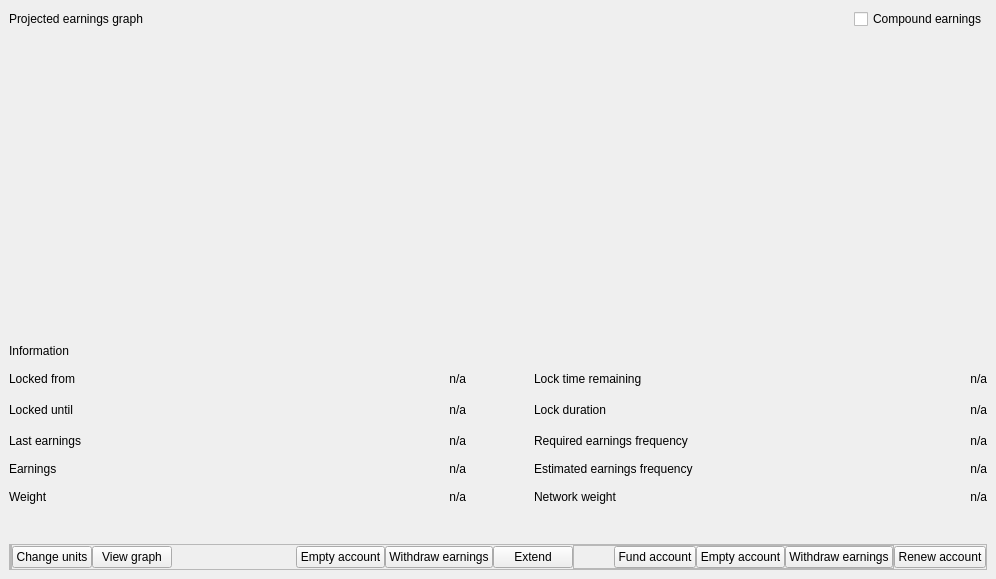
<?xml version="1.0" encoding="UTF-8"?>
<ui version="4.0">
 <class>WitnessDialog</class>
 <widget class="QFrame" name="WitnessDialog">
  <property name="geometry">
   <rect>
    <x>0</x>
    <y>0</y>
    <width>996</width>
    <height>579</height>
   </rect>
  </property>
  <property name="sizePolicy">
   <sizepolicy hsizetype="Expanding" vsizetype="Expanding">
    <horstretch>0</horstretch>
    <verstretch>0</verstretch>
   </sizepolicy>
  </property>
  <property name="toolTip">
   <string notr="true"/>
  </property>
  <layout class="QVBoxLayout" name="verticalLayout_2">
   <property name="spacing">
    <number>0</number>
   </property>
   <property name="leftMargin">
    <number>0</number>
   </property>
   <property name="topMargin">
    <number>0</number>
   </property>
   <property name="rightMargin">
    <number>0</number>
   </property>
   <property name="bottomMargin">
    <number>0</number>
   </property>
   <item>
    <widget class="QStackedWidget" name="stack">
     <widget class="QWidget" name="witnessDialog" native="true">
      <layout class="QHBoxLayout" name="horizontalLayout">
       <property name="spacing">
        <number>0</number>
       </property>
       <item>
        <layout class="QVBoxLayout" name="outerLayout">
         <property name="spacing">
          <number>0</number>
         </property>
         <item>
          <widget class="QStackedWidget" name="witnessDialogStackedWidget">
           <property name="currentIndex">
            <number>1</number>
           </property>
           <widget class="QWidget" name="emptyAccountPage">
            <layout class="QVBoxLayout" name="verticalLayout">
             <property name="spacing">
              <number>0</number>
             </property>
             <property name="leftMargin">
              <number>0</number>
             </property>
             <property name="topMargin">
              <number>0</number>
             </property>
             <property name="rightMargin">
              <number>0</number>
             </property>
             <property name="bottomMargin">
              <number>0</number>
             </property>
             <item>
              <widget class="QLabel" name="labelEmptyWitnessAccount">
               <property name="text">
                <string>To begin witnessing, select an account from which to lock funds:</string>
               </property>
               <property name="alignment">
                <set>Qt::AlignLeading|Qt::AlignLeft|Qt::AlignVCenter</set>
               </property>
               <property name="wordWrap">
                <bool>true</bool>
               </property>
               <property name="indent">
                <number>0</number>
               </property>
              </widget>
             </item>
             <item>
              <widget class="QTableView" name="fundWitnessAccountTableView">
               <property name="selectionMode">
                <enum>QAbstractItemView::SingleSelection</enum>
               </property>
               <property name="selectionBehavior">
                <enum>QAbstractItemView::SelectRows</enum>
               </property>
               <property name="showGrid">
                <bool>false</bool>
               </property>
               <attribute name="horizontalHeaderVisible">
                <bool>false</bool>
               </attribute>
               <attribute name="horizontalHeaderHighlightSections">
                <bool>false</bool>
               </attribute>
               <attribute name="verticalHeaderVisible">
                <bool>false</bool>
               </attribute>
               <attribute name="verticalHeaderHighlightSections">
                <bool>false</bool>
               </attribute>
              </widget>
             </item>
             <item>
              <spacer name="verticalSpacer">
               <property name="orientation">
                <enum>Qt::Vertical</enum>
               </property>
               <property name="sizeHint" stdset="0">
                <size>
                 <width>20</width>
                 <height>40</height>
                </size>
               </property>
              </spacer>
             </item>
            </layout>
           </widget>
           <widget class="QWidget" name="witnessStatisticsPage">
            <layout class="QVBoxLayout" name="verticalLayout_3">
             <property name="spacing">
              <number>0</number>
             </property>
             <property name="leftMargin">
              <number>0</number>
             </property>
             <property name="topMargin">
              <number>0</number>
             </property>
             <property name="rightMargin">
              <number>0</number>
             </property>
             <property name="bottomMargin">
              <number>0</number>
             </property>
             <item>
              <layout class="QGridLayout" name="gridLayout" rowstretch="1,0,0,0,0,0,0,0" columnstretch="2,0,0,2,0">
               <property name="bottomMargin">
                <number>20</number>
               </property>
               <property name="spacing">
                <number>14</number>
               </property>
               <item row="0" column="0" colspan="5">
                <layout class="QVBoxLayout" name="verticalLayout_4" stretch="0,1">
                 <property name="spacing">
                  <number>0</number>
                 </property>
                 <item>
                  <layout class="QHBoxLayout" name="horizontalLayout_5" stretch="0,1,0">
                   <property name="spacing">
                    <number>0</number>
                   </property>
                   <property name="topMargin">
                    <number>0</number>
                   </property>
                   <item>
                    <widget class="QLabel" name="witnessEarningsGraphHeader">
                     <property name="text">
                      <string>Projected earnings graph</string>
                     </property>
                     <property name="indent">
                      <number>0</number>
                     </property>
                    </widget>
                   </item>
                   <item>
                    <spacer name="horizontalSpacer_4">
                     <property name="orientation">
                      <enum>Qt::Horizontal</enum>
                     </property>
                     <property name="sizeHint" stdset="0">
                      <size>
                       <width>40</width>
                       <height>20</height>
                      </size>
                     </property>
                    </spacer>
                   </item>
                   <item>
                    <widget class="QCheckBox" name="compoundEarningsCheckBox">
                     <property name="text">
                      <string>Compound earnings</string>
                     </property>
                    </widget>
                   </item>
                  </layout>
                 </item>
                 <item>
                  <widget class="QwtPlot" name="witnessEarningsPlot" native="true"/>
                 </item>
                </layout>
               </item>
               <item row="1" column="0">
                <widget class="QLabel" name="witnessInformationHeader">
                 <property name="text">
                  <string>Information</string>
                 </property>
                 <property name="indent">
                  <number>0</number>
                 </property>
                </widget>
               </item>
               <item row="2" column="4">
                <widget class="QLabel" name="labelLockTimeRemainingValue">
                 <property name="text">
                  <string>n/a</string>
                 </property>
                 <property name="alignment">
                  <set>Qt::AlignRight|Qt::AlignTrailing|Qt::AlignVCenter</set>
                 </property>
                 <property name="indent">
                  <number>0</number>
                 </property>
                </widget>
               </item>
               <item row="2" column="3">
                <widget class="QLabel" name="labelLockTimeRemaining">
                 <property name="text">
                  <string>Lock time remaining</string>
                 </property>
                 <property name="indent">
                  <number>0</number>
                 </property>
                </widget>
               </item>
               <item row="3" column="2">
                <spacer name="horizontalSpacer_2">
                 <property name="orientation">
                  <enum>Qt::Horizontal</enum>
                 </property>
                 <property name="sizeHint" stdset="0">
                  <size>
                   <width>40</width>
                   <height>20</height>
                  </size>
                 </property>
                </spacer>
               </item>
               <item row="2" column="0">
                <widget class="QLabel" name="labelLockedFrom">
                 <property name="text">
                  <string>Locked from</string>
                 </property>
                 <property name="indent">
                  <number>0</number>
                 </property>
                </widget>
               </item>
               <item row="2" column="1">
                <widget class="QLabel" name="labelLockedFromValue">
                 <property name="text">
                  <string>n/a</string>
                 </property>
                 <property name="alignment">
                  <set>Qt::AlignRight|Qt::AlignTrailing|Qt::AlignVCenter</set>
                 </property>
                 <property name="indent">
                  <number>0</number>
                 </property>
                </widget>
               </item>
               <item row="3" column="0">
                <widget class="QLabel" name="labelLockedUntil">
                 <property name="text">
                  <string>Locked until</string>
                 </property>
                 <property name="indent">
                  <number>0</number>
                 </property>
                </widget>
               </item>
               <item row="3" column="1">
                <widget class="QLabel" name="labelLockedUntilValue">
                 <property name="text">
                  <string>n/a</string>
                 </property>
                 <property name="alignment">
                  <set>Qt::AlignRight|Qt::AlignTrailing|Qt::AlignVCenter</set>
                 </property>
                 <property name="indent">
                  <number>0</number>
                 </property>
                </widget>
               </item>
               <item row="4" column="0">
                <widget class="QLabel" name="labelLastEarningsDate">
                 <property name="text">
                  <string>Last earnings</string>
                 </property>
                 <property name="indent">
                  <number>0</number>
                 </property>
                </widget>
               </item>
               <item row="4" column="1">
                <widget class="QLabel" name="labelLastEarningsDateValue">
                 <property name="text">
                  <string>n/a</string>
                 </property>
                 <property name="alignment">
                  <set>Qt::AlignRight|Qt::AlignTrailing|Qt::AlignVCenter</set>
                 </property>
                 <property name="indent">
                  <number>0</number>
                 </property>
                </widget>
               </item>
               <item row="5" column="0">
                <widget class="QLabel" name="labelWitnessEarnings">
                 <property name="text">
                  <string>Earnings</string>
                 </property>
                 <property name="indent">
                  <number>0</number>
                 </property>
                </widget>
               </item>
               <item row="5" column="1">
                <widget class="QLabel" name="labelWitnessEarningsValue">
                 <property name="text">
                  <string>n/a</string>
                 </property>
                 <property name="alignment">
                  <set>Qt::AlignRight|Qt::AlignTrailing|Qt::AlignVCenter</set>
                 </property>
                 <property name="indent">
                  <number>0</number>
                 </property>
                </widget>
               </item>
               <item row="3" column="3">
                <widget class="QLabel" name="labelLockDuration">
                 <property name="text">
                  <string>Lock duration</string>
                 </property>
                 <property name="indent">
                  <number>0</number>
                 </property>
                </widget>
               </item>
               <item row="3" column="4">
                <widget class="QLabel" name="labelLockDurationValue">
                 <property name="text">
                  <string>n/a</string>
                 </property>
                 <property name="alignment">
                  <set>Qt::AlignRight|Qt::AlignTrailing|Qt::AlignVCenter</set>
                 </property>
                 <property name="indent">
                  <number>0</number>
                 </property>
                </widget>
               </item>
               <item row="4" column="4">
                <widget class="QLabel" name="labelExpectedEarningsDurationValue">
                 <property name="text">
                  <string>n/a</string>
                 </property>
                 <property name="alignment">
                  <set>Qt::AlignRight|Qt::AlignTrailing|Qt::AlignVCenter</set>
                 </property>
                 <property name="indent">
                  <number>0</number>
                 </property>
                </widget>
               </item>
               <item row="4" column="3">
                <widget class="QLabel" name="labelExpectedEarningsDuration">
                 <property name="text">
                  <string>Required earnings frequency</string>
                 </property>
                 <property name="indent">
                  <number>0</number>
                 </property>
                </widget>
               </item>
               <item row="6" column="0">
                <widget class="QLabel" name="labelWeight">
                 <property name="text">
                  <string>Weight</string>
                 </property>
                 <property name="indent">
                  <number>0</number>
                 </property>
                </widget>
               </item>
               <item row="7" column="1">
                <spacer name="verticalSpacer_3">
                 <property name="orientation">
                  <enum>Qt::Vertical</enum>
                 </property>
                 <property name="sizeType">
                  <enum>QSizePolicy::Fixed</enum>
                 </property>
                 <property name="sizeHint" stdset="0">
                  <size>
                   <width>20</width>
                   <height>20</height>
                  </size>
                 </property>
                </spacer>
               </item>
               <item row="6" column="1">
                <widget class="QLabel" name="labelWeightValue">
                 <property name="text">
                  <string>n/a</string>
                 </property>
                 <property name="alignment">
                  <set>Qt::AlignRight|Qt::AlignTrailing|Qt::AlignVCenter</set>
                 </property>
                 <property name="indent">
                  <number>0</number>
                 </property>
                </widget>
               </item>
               <item row="5" column="3">
                <widget class="QLabel" name="labelEstimatedEarningsDuration">
                 <property name="text">
                  <string>Estimated earnings frequency</string>
                 </property>
                 <property name="indent">
                  <number>0</number>
                 </property>
                </widget>
               </item>
               <item row="5" column="4">
                <widget class="QLabel" name="labelEstimatedEarningsDurationValue">
                 <property name="text">
                  <string>n/a</string>
                 </property>
                 <property name="alignment">
                  <set>Qt::AlignRight|Qt::AlignTrailing|Qt::AlignVCenter</set>
                 </property>
                 <property name="indent">
                  <number>0</number>
                 </property>
                </widget>
               </item>
               <item row="6" column="3">
                <widget class="QLabel" name="labelNetworkWeight">
                 <property name="text">
                  <string>Network weight</string>
                 </property>
                 <property name="indent">
                  <number>0</number>
                 </property>
                </widget>
               </item>
               <item row="6" column="4">
                <widget class="QLabel" name="labelNetworkWeightValue">
                 <property name="text">
                  <string>n/a</string>
                 </property>
                 <property name="alignment">
                  <set>Qt::AlignRight|Qt::AlignTrailing|Qt::AlignVCenter</set>
                 </property>
                 <property name="indent">
                  <number>0</number>
                 </property>
                </widget>
               </item>
               <item row="1" column="3">
                <layout class="QHBoxLayout" name="horizontalLayout_3">
                 <property name="spacing">
                  <number>0</number>
                 </property>
                </layout>
               </item>
              </layout>
             </item>
            </layout>
           </widget>
           <widget class="QWidget" name="expiredAccountPage">
            <layout class="QVBoxLayout" name="verticalLayout_5">
             <property name="spacing">
              <number>0</number>
             </property>
             <property name="leftMargin">
              <number>0</number>
             </property>
             <property name="topMargin">
              <number>0</number>
             </property>
             <property name="rightMargin">
              <number>0</number>
             </property>
             <property name="bottomMargin">
              <number>0</number>
             </property>
             <item>
              <widget class="QLabel" name="labelInactiveWitnessAccount">
               <property name="text">
                <string>Inactive witness account</string>
               </property>
               <property name="indent">
                <number>0</number>
               </property>
              </widget>
             </item>
             <item>
              <widget class="QLabel" name="labelInactiveWitnessAccountInfo">
               <property name="text">
                <string>Your witness account has been deactivated because your account has failed to witness within the expected time frame. If this happens often, please make sure you have a stable witnessing setup or contact support. To resume witnessing, select the account below from which a small reactivation fee will be charged and press the ‘Renew account’ button.</string>
               </property>
               <property name="alignment">
                <set>Qt::AlignLeading|Qt::AlignLeft|Qt::AlignVCenter</set>
               </property>
               <property name="wordWrap">
                <bool>true</bool>
               </property>
               <property name="indent">
                <number>0</number>
               </property>
              </widget>
             </item>
             <item>
              <widget class="QTableView" name="renewWitnessAccountTableView">
               <property name="selectionMode">
                <enum>QAbstractItemView::SingleSelection</enum>
               </property>
               <property name="selectionBehavior">
                <enum>QAbstractItemView::SelectRows</enum>
               </property>
               <property name="showGrid">
                <bool>false</bool>
               </property>
               <attribute name="horizontalHeaderVisible">
                <bool>false</bool>
               </attribute>
               <attribute name="horizontalHeaderDefaultSectionSize">
                <number>100</number>
               </attribute>
               <attribute name="horizontalHeaderHighlightSections">
                <bool>false</bool>
               </attribute>
               <attribute name="horizontalHeaderMinimumSectionSize">
                <number>29</number>
               </attribute>
               <attribute name="verticalHeaderVisible">
                <bool>false</bool>
               </attribute>
               <attribute name="verticalHeaderDefaultSectionSize">
                <number>30</number>
               </attribute>
               <attribute name="verticalHeaderHighlightSections">
                <bool>false</bool>
               </attribute>
               <attribute name="verticalHeaderMinimumSectionSize">
                <number>30</number>
               </attribute>
              </widget>
             </item>
             <item>
              <spacer name="verticalSpacer_5">
               <property name="orientation">
                <enum>Qt::Vertical</enum>
               </property>
               <property name="sizeHint" stdset="0">
                <size>
                 <width>20</width>
                 <height>179</height>
                </size>
               </property>
              </spacer>
             </item>
            </layout>
           </widget>
           <widget class="QWidget" name="pendingAccountPage">
            <layout class="QVBoxLayout" name="verticalLayout_6">
             <property name="spacing">
              <number>0</number>
             </property>
             <property name="leftMargin">
              <number>0</number>
             </property>
             <property name="topMargin">
              <number>0</number>
             </property>
             <property name="rightMargin">
              <number>0</number>
             </property>
             <property name="bottomMargin">
              <number>0</number>
             </property>
             <item>
              <widget class="QLabel" name="labelPendingWitnessAccount">
               <property name="text">
                <string>Waiting for confirmation</string>
               </property>
               <property name="indent">
                <number>0</number>
               </property>
              </widget>
             </item>
             <item>
              <widget class="QLabel" name="labelPendingWitnessAccountInfo">
               <property name="text">
                <string>Your witness account is waiting for a transaction to confirm with the network before it becomes active, on average this should take only a few minutes. Should this page continue to show for longer than this time period please consult the transactions tab and/or seek assistance.</string>
               </property>
               <property name="alignment">
                <set>Qt::AlignLeading|Qt::AlignLeft|Qt::AlignVCenter</set>
               </property>
               <property name="wordWrap">
                <bool>true</bool>
               </property>
               <property name="indent">
                <number>0</number>
               </property>
              </widget>
             </item>
             <item>
              <spacer name="verticalSpacer_6">
               <property name="orientation">
                <enum>Qt::Vertical</enum>
               </property>
               <property name="sizeHint" stdset="0">
                <size>
                 <width>20</width>
                 <height>451</height>
                </size>
               </property>
              </spacer>
             </item>
            </layout>
           </widget>
           <widget class="QWidget" name="usedAccountPage">
            <layout class="QVBoxLayout" name="verticalLayout_7">
             <property name="spacing">
              <number>0</number>
             </property>
             <property name="leftMargin">
              <number>0</number>
             </property>
             <property name="topMargin">
              <number>0</number>
             </property>
             <property name="rightMargin">
              <number>0</number>
             </property>
             <property name="bottomMargin">
              <number>0</number>
             </property>
             <item>
              <widget class="QLabel" name="labelUsedAccountHeader">
               <property name="text">
                <string>Account emptied</string>
               </property>
               <property name="indent">
                <number>0</number>
               </property>
              </widget>
             </item>
             <item>
              <widget class="QLabel" name="labelUsedAccountInfo">
               <property name="text">
                <string>Your witness account has finished witnessing and all funds have been emptied. Your earnings and transactions remain here for you to view however you cannot use the account any further. If you would like to witness again please create a new account with which to do so.
In future versions of Gulden it will be possible to re-use this account for further witnessing.</string>
               </property>
               <property name="alignment">
                <set>Qt::AlignLeading|Qt::AlignLeft|Qt::AlignVCenter</set>
               </property>
               <property name="wordWrap">
                <bool>true</bool>
               </property>
               <property name="indent">
                <number>0</number>
               </property>
              </widget>
             </item>
             <item>
              <spacer name="verticalSpacer_7">
               <property name="orientation">
                <enum>Qt::Vertical</enum>
               </property>
               <property name="sizeHint" stdset="0">
                <size>
                 <width>20</width>
                 <height>433</height>
                </size>
               </property>
              </spacer>
             </item>
            </layout>
           </widget>
          </widget>
         </item>
         <item>
          <widget class="QFrame" name="accountActionButtonFrame">
           <property name="frameShape">
            <enum>QFrame::StyledPanel</enum>
           </property>
           <property name="frameShadow">
            <enum>QFrame::Raised</enum>
           </property>
           <layout class="QHBoxLayout" name="horizontalLayout_2">
            <property name="spacing">
             <number>0</number>
            </property>
            <property name="leftMargin">
             <number>0</number>
            </property>
            <property name="topMargin">
             <number>0</number>
            </property>
            <property name="rightMargin">
             <number>0</number>
            </property>
            <property name="bottomMargin">
             <number>0</number>
            </property>
            <item>
             <widget class="QFrame" name="cancelButtonGroup">
              <property name="sizePolicy">
               <sizepolicy hsizetype="Maximum" vsizetype="Preferred">
                <horstretch>0</horstretch>
                <verstretch>0</verstretch>
               </sizepolicy>
              </property>
              <property name="frameShape">
               <enum>QFrame::StyledPanel</enum>
              </property>
              <property name="frameShadow">
               <enum>QFrame::Raised</enum>
              </property>
              <layout class="QHBoxLayout" name="horizontalLayout_7">
               <property name="spacing">
                <number>0</number>
               </property>
               <property name="leftMargin">
                <number>0</number>
               </property>
               <property name="topMargin">
                <number>0</number>
               </property>
               <property name="rightMargin">
                <number>0</number>
               </property>
               <property name="bottomMargin">
                <number>0</number>
               </property>
              </layout>
             </widget>
            </item>
            <item>
             <widget class="QPushButton" name="unitButton">
              <property name="text">
               <string>Change units</string>
              </property>
             </widget>
            </item>
            <item>
             <widget class="QPushButton" name="viewWitnessGraphButton">
              <property name="text">
               <string>View graph</string>
              </property>
             </widget>
            </item>
            <item>
             <spacer name="accountButtonSpacer">
              <property name="orientation">
               <enum>Qt::Horizontal</enum>
              </property>
              <property name="sizeType">
               <enum>QSizePolicy::MinimumExpanding</enum>
              </property>
              <property name="sizeHint" stdset="0">
               <size>
                <width>0</width>
                <height>20</height>
               </size>
              </property>
             </spacer>
            </item>
            <item>
             <widget class="QPushButton" name="emptyWitnessButton2">
              <property name="text">
               <string>Empty account</string>
              </property>
             </widget>
            </item>
            <item>
             <widget class="QPushButton" name="withdrawEarningsButton2">
              <property name="text">
               <string>Withdraw earnings</string>
              </property>
             </widget>
            </item>
            <item>
             <widget class="QPushButton" name="extendButton">
              <property name="cursor">
               <cursorShape>PointingHandCursor</cursorShape>
              </property>
              <property name="text">
               <string>Extend</string>
              </property>
             </widget>
            </item>
            <item>
             <widget class="QFrame" name="confirmButtonGroup">
              <property name="sizePolicy">
               <sizepolicy hsizetype="Maximum" vsizetype="Preferred">
                <horstretch>0</horstretch>
                <verstretch>0</verstretch>
               </sizepolicy>
              </property>
              <property name="frameShape">
               <enum>QFrame::StyledPanel</enum>
              </property>
              <property name="frameShadow">
               <enum>QFrame::Raised</enum>
              </property>
              <layout class="QHBoxLayout" name="horizontalLayout_6">
               <property name="spacing">
                <number>0</number>
               </property>
               <property name="leftMargin">
                <number>0</number>
               </property>
               <property name="topMargin">
                <number>0</number>
               </property>
               <property name="rightMargin">
                <number>0</number>
               </property>
               <property name="bottomMargin">
                <number>0</number>
               </property>
               <item>
                <spacer name="horizontalSpacer">
                 <property name="orientation">
                  <enum>Qt::Horizontal</enum>
                 </property>
                 <property name="sizeHint" stdset="0">
                  <size>
                   <width>40</width>
                   <height>20</height>
                  </size>
                 </property>
                </spacer>
               </item>
               <item>
                <widget class="QPushButton" name="fundWitnessButton">
                 <property name="text">
                  <string>Fund account</string>
                 </property>
                </widget>
               </item>
               <item>
                <widget class="QPushButton" name="emptyWitnessButton">
                 <property name="text">
                  <string>Empty account</string>
                 </property>
                </widget>
               </item>
               <item>
                <widget class="QPushButton" name="withdrawEarningsButton">
                 <property name="text">
                  <string>Withdraw earnings</string>
                 </property>
                </widget>
               </item>
              </layout>
             </widget>
            </item>
            <item>
             <widget class="QPushButton" name="renewWitnessButton">
              <property name="sizePolicy">
               <sizepolicy hsizetype="Minimum" vsizetype="Fixed">
                <horstretch>0</horstretch>
                <verstretch>0</verstretch>
               </sizepolicy>
              </property>
              <property name="text">
               <string>Renew account</string>
              </property>
             </widget>
            </item>
           </layout>
          </widget>
         </item>
        </layout>
       </item>
      </layout>
     </widget>
    </widget>
   </item>
  </layout>
 </widget>
 <customwidgets>
  <customwidget>
   <class>QwtPlot</class>
   <extends>QWidget</extends>
   <header location="global">qwt_plot.h</header>
   <container>1</container>
  </customwidget>
 </customwidgets>
 <resources/>
 <connections/>
</ui>
